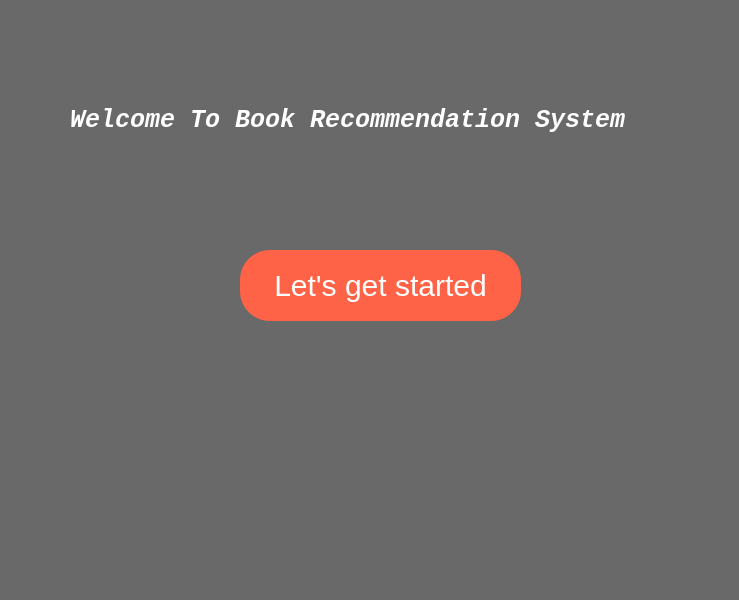
<?xml version="1.0" encoding="UTF-8"?>
<ui version="4.0">
 <class>welcome</class>
 <widget class="QMainWindow" name="welcome">
  <property name="geometry">
   <rect>
    <x>0</x>
    <y>0</y>
    <width>739</width>
    <height>600</height>
   </rect>
  </property>
  <property name="windowTitle">
   <string>MainWindow</string>
  </property>
  <property name="styleSheet">
   <string notr="true">Background-color: #696969;</string>
  </property>
  <widget class="QWidget" name="centralwidget">
   <widget class="QLabel" name="label">
    <property name="geometry">
     <rect>
      <x>70</x>
      <y>90</y>
      <width>601</width>
      <height>61</height>
     </rect>
    </property>
    <property name="styleSheet">
     <string notr="true">
font-family: Lucida Console;
font-size: 25px;
font-weight: bold;
font-style: italic;
color: #ffffff;
</string>
    </property>
    <property name="text">
     <string>Welcome To Book Recommendation System</string>
    </property>
   </widget>
   <widget class="QPushButton" name="pushButton">
    <property name="geometry">
     <rect>
      <x>240</x>
      <y>250</y>
      <width>281</width>
      <height>71</height>
     </rect>
    </property>
    <property name="styleSheet">
     <string notr="true">QPushButton{
color: #ffffff;
background-color: #ff6347;
Border-radius: 30px;
font-size:30px
}
QPushButton:hover{
color: #ffffff;
background-color: #ff6347;
Border-radius: 30px;
background-color: #ff4500;
font-weight: bold;
}</string>
    </property>
    <property name="text">
     <string>Let's get started</string>
    </property>
   </widget>
  </widget>
 </widget>
 <resources/>
 <connections/>
</ui>
